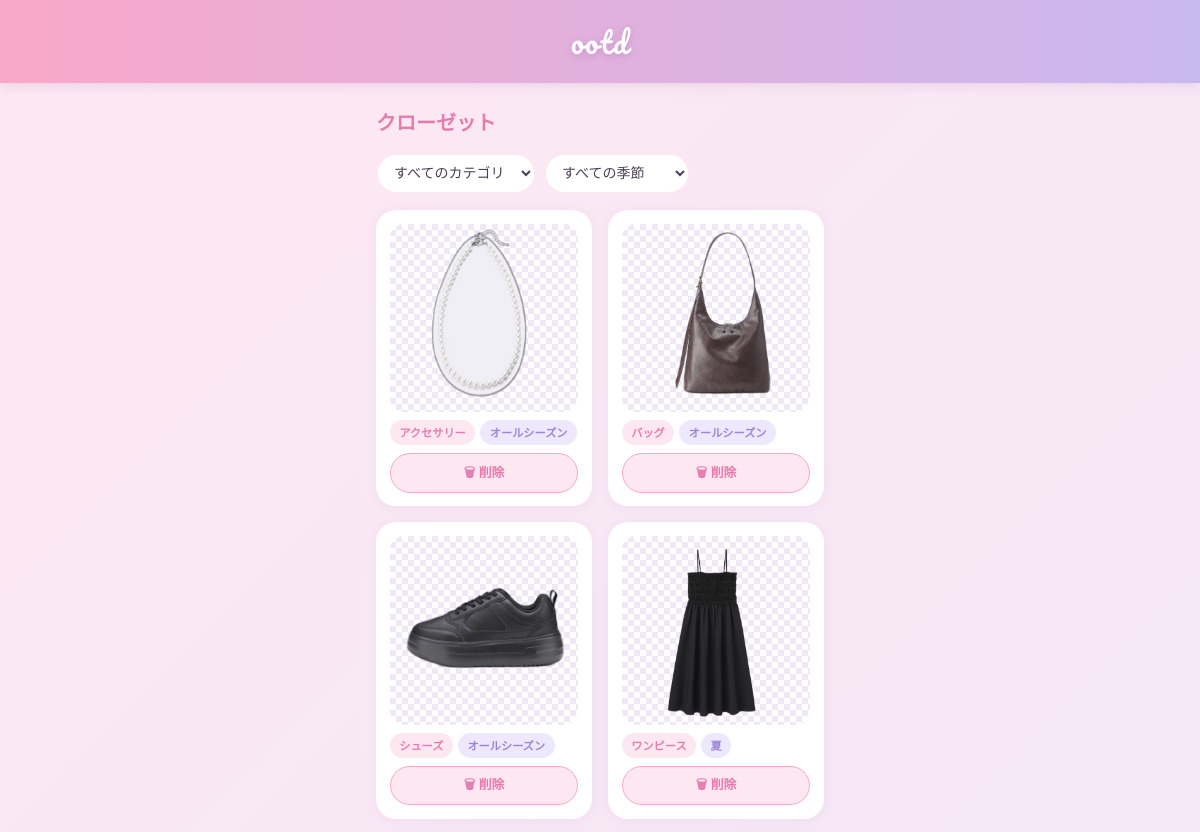
Page /clothing/closet (upper part) on the earlier database version.
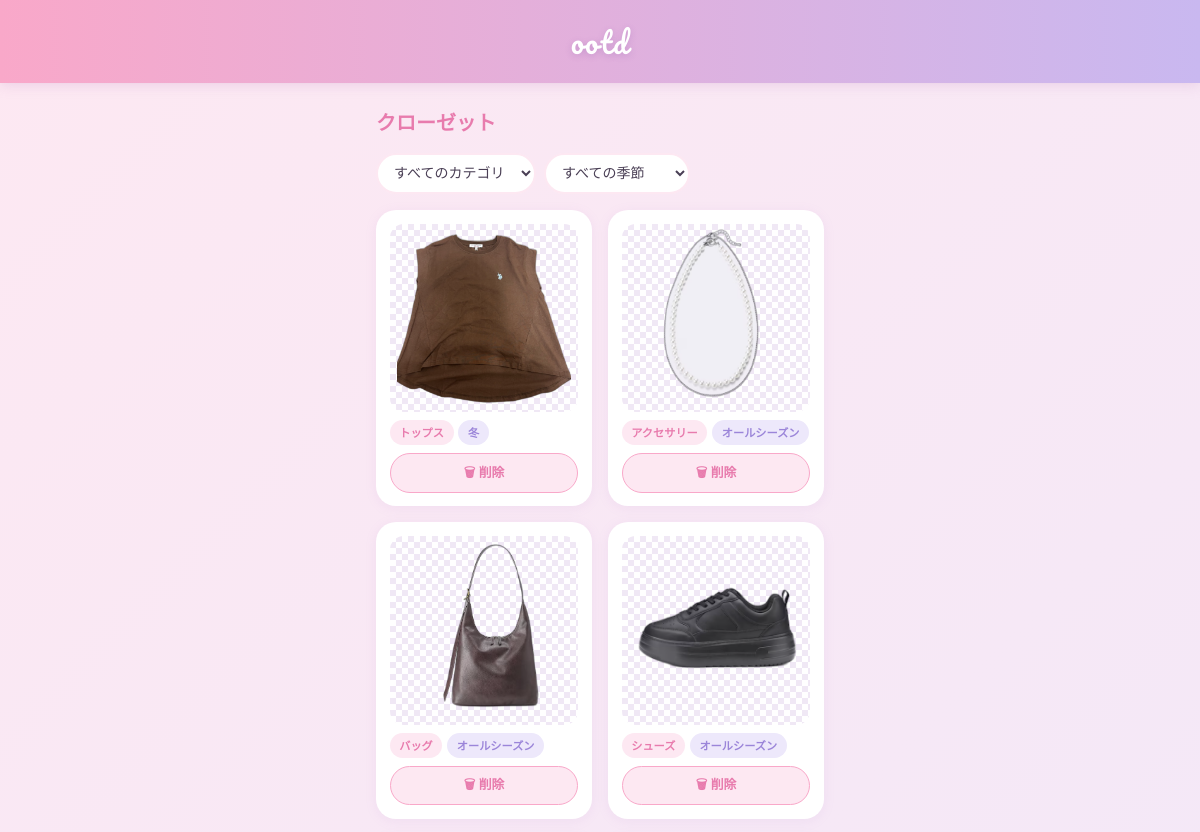
Same page on the later database version.
### models/clothing.py (models this page shows, shortened)
class Clothing(Base):
    __tablename__ = "clothing"
    id: Mapped[int] = mapped_column(primary_key=True, autoincrement=True)
    category: Mapped[str] = mapped_column(String(50), nullable=False)
    season: Mapped[str] = mapped_column(String(50), nullable=False)
    image_path: Mapped[str] = mapped_column(String(255), nullable=False)
    created_at: Mapped[datetime] = mapped_column(
        DateTime, default=datetime.now
    )
    updated_at: Mapped[datetime] = mapped_column(
        DateTime, default=datetime.now, onupdate=datetime.now
    )

### routes/clothing.py (the view)
@clothing_bp.route("/closet")
def closet():
    category = request.args.get("category", "")
    season = request.args.get("season", "")
    db = SessionLocal()
    try:
        query = db.query(Clothing)
        if category:
            query = query.filter(Clothing.category == category)
        if season:
            query = query.filter(Clothing.season == season)
        clothes = query.order_by(Clothing.created_at.desc()).all()
    finally:
        db.close()
    return render_template(
        "clothing/closet.html",
        clothes=clothes,
        categories=CATEGORIES,
        seasons=SEASONS,
        selected_category=category,
        selected_season=season,
    )

### templates/clothing/closet.html (shortened to what this page needs)
{% extends "base.html" %}
{% block content %}
<div class="closet">
  <h2 class="closet__title">クローゼット</h2>
  {% if not clothes %}
    <div class="empty-state">
      <p class="empty-state__icon">👗</p>
      <p class="empty-state__text">まだ服が登録されていません</p>
      <a href="{{ url_for('clothing.register') }}" class="btn btn--primary">
        📷 最初の服を登録する
      </a>
    </div>
  {% else %}
    <form method="GET" class="filter">
      <select name="category" class="filter__select" onchange="this.form.submit()">
        <option value="">すべてのカテゴリ</option>
      </select>
      <select name="season" class="filter__select" onchange="this.form.submit()">
        <option value="">すべての季節</option>
      </select>
    </form>
    <div class="grid">
      {% for item in clothes %}
        <div class="grid__item">
          <div class="grid__img-wrap">
            <img
              src="{{ url_for('static', filename='uploads/' + item.image_path.split('uploads/')[-1]) }}"
              alt="{{ item.category }}"
              class="grid__img"
            >
          </div>
          <div class="grid__info">
            <span class="badge">{{ item.category }}</span>
            <span class="badge badge--season">{{ item.season }}</span>
          </div>
          <form
            method="POST"
            action="{{ url_for('clothing.delete', clothing_id=item.id) }}"
            onsubmit="return confirm('この服を削除しますか？');"
          >
            <button type="submit" class="btn-delete">🗑 削除</button>
          </form>
        </div>
      {% endfor %}
    </div>
  {% endif %}
</div>
{% endblock %}

Differences in the rows shown:
no longer on this page (row unchanged): Clothing: image_path (picture), category "ワンピース", season "夏"
added Clothing: image_path (picture), category "トップス", season "冬"
